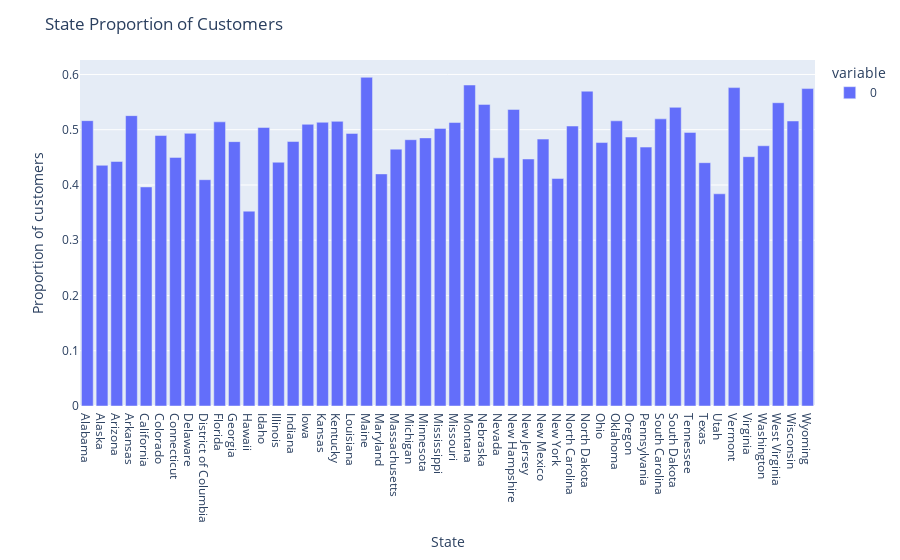

The cell this chart's notebook holds for it:
### Markdown cell above
# Bivariate Analysis

### Code cell
df = outage_cleaned.copy()
state_count = outage_cleaned.groupby('U.S._STATE')['POPULATION'].transform('mean')
df['pop_mean'] = state_count
state_means = df.groupby('U.S._STATE')['TOTAL.CUSTOMERS'].mean()/df.groupby('U.S._STATE').mean()['pop_mean']  
fig = px.bar(state_means)
fig.update_layout(
    title_text="State Proportion of Customers",
    xaxis_title="State",
    yaxis_title="Proportion of customers"
)
fig.show()

### Figure 1 — Plotly figure (JSON) as saved in the notebook; plotly's stock layout.template omitted (floating-point values rounded to 4 significant figures)
{"data": [{"alignmentgroup": "True", "hovertemplate": "variable=0<br>U.S._STATE=%{x}<br>value=%{y}<extra></extra>", "legendgroup": "0", "marker": {"color": "#636efa", "pattern": {"shape": ""}}, "name": "0", "offsetgroup": "0", "orientation": "v", "showlegend": true, "textposition": "auto", "type": "bar", "x": ["Alabama", "Alaska", "Arizona", "Arkansas", "California", "Colorado", "Connecticut", "Delaware", "District of Columbia", "Florida", "Georgia", "Hawaii", "Idaho", "Illinois", "Indiana", "Iowa", "Kansas", "Kentucky", "Louisiana", "Maine", "Maryland", "Massachusetts", "Michigan", "Minnesota", "Mississippi", "Missouri", "Montana", "Nebraska", "Nevada", "New Hampshire", "New Jersey", "New Mexico", "New York", "North Carolina", "North Dakota", "Ohio", "Oklahoma", "Oregon", "Pennsylvania", "South Carolina", "South Dakota", "Tennessee", "Texas", "Utah", "Vermont", "Virginia", "Washington", "West Virginia", "Wisconsin", "Wyoming"], "xaxis": "x", "y": [0.5164, 0.4356, 0.4425, 0.5255, 0.3964, 0.4895, 0.4499, 0.4935, 0.4096, 0.5142, 0.4784, 0.3526, 0.5041, 0.4411, 0.4786, 0.5098, 0.5135, 0.5151, 0.4933, 0.5949, 0.42, 0.4649, 0.4819, 0.4852, 0.5024, 0.513, 0.5809, 0.5458, 0.4492, 0.5367, 0.447, 0.483, 0.4117, 0.5067, 0.5697, 0.4768, 0.5161, 0.4868, 0.4686, 0.5197, 0.5405, 0.4951, 0.4403, 0.384, 0.5762, 0.4512, 0.4709, 0.5488, 0.5158, 0.5744], "yaxis": "y"}], "layout": {"barmode": "relative", "legend": {"title": {"text": "variable"}, "tracegroupgap": 0}, "margin": {"t": 60}, "title": {"text": "State Proportion of Customers"}, "xaxis": {"anchor": "y", "domain": [0, 1], "title": {"text": "State"}}, "yaxis": {"anchor": "x", "domain": [0, 1], "title": {"text": "Proportion of customers"}}}}
